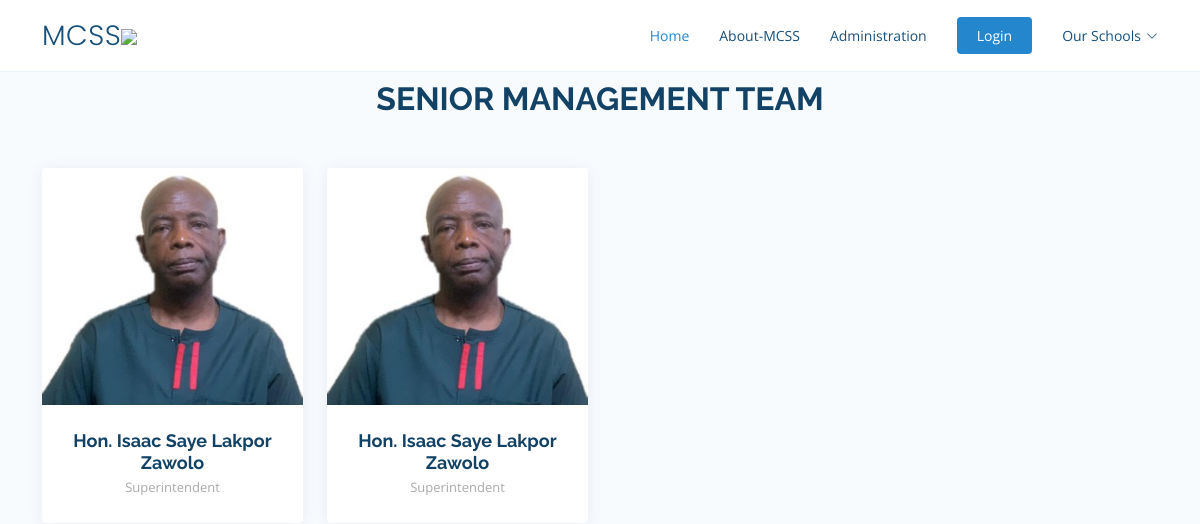
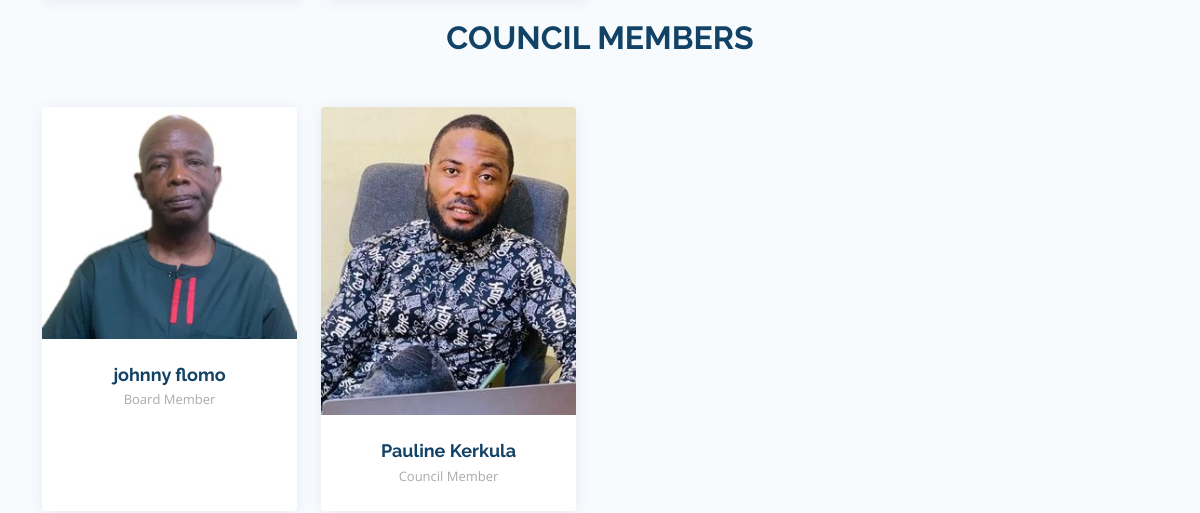
/administration/ (upper part), run on an earlier commit of the app's database (2 pictures, top to bottom).
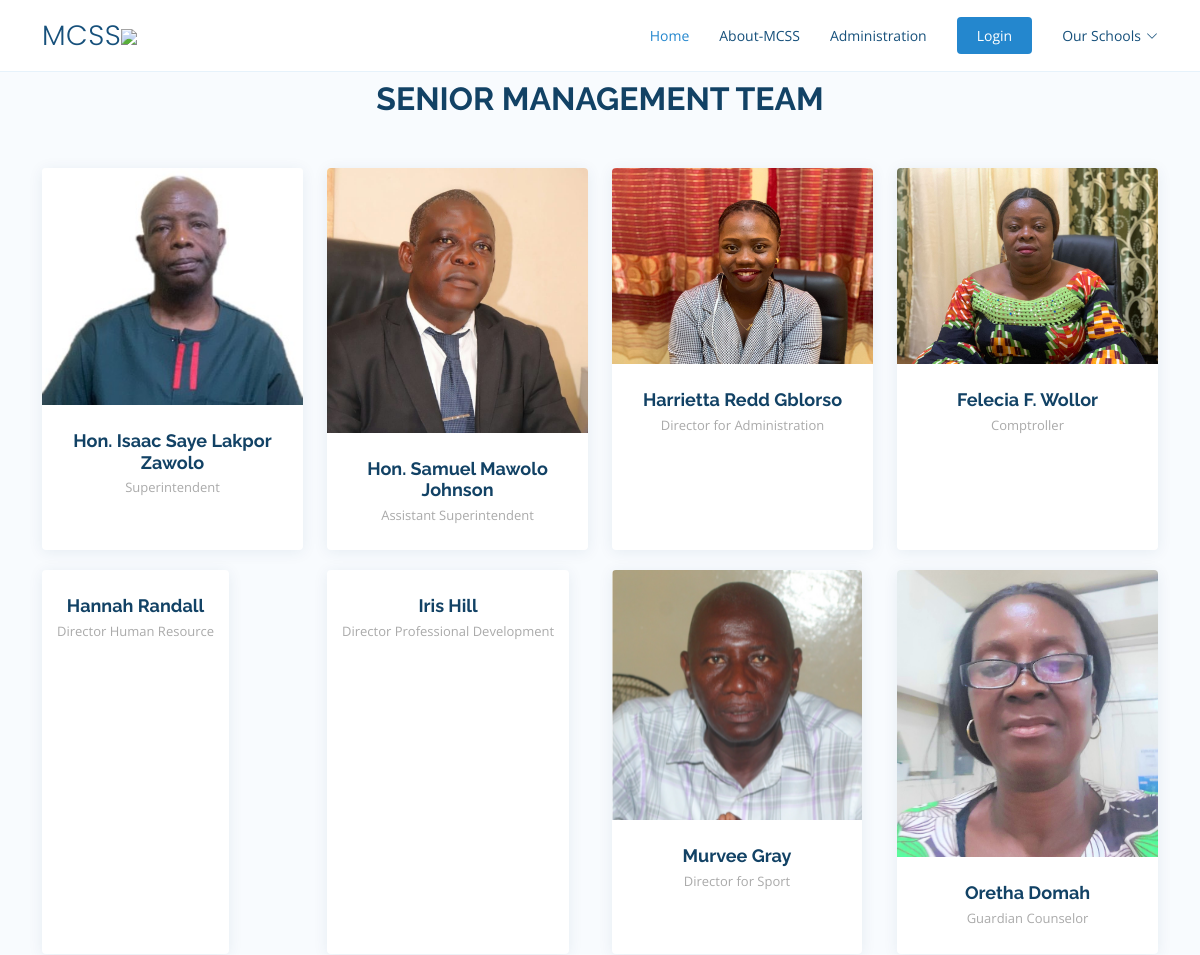
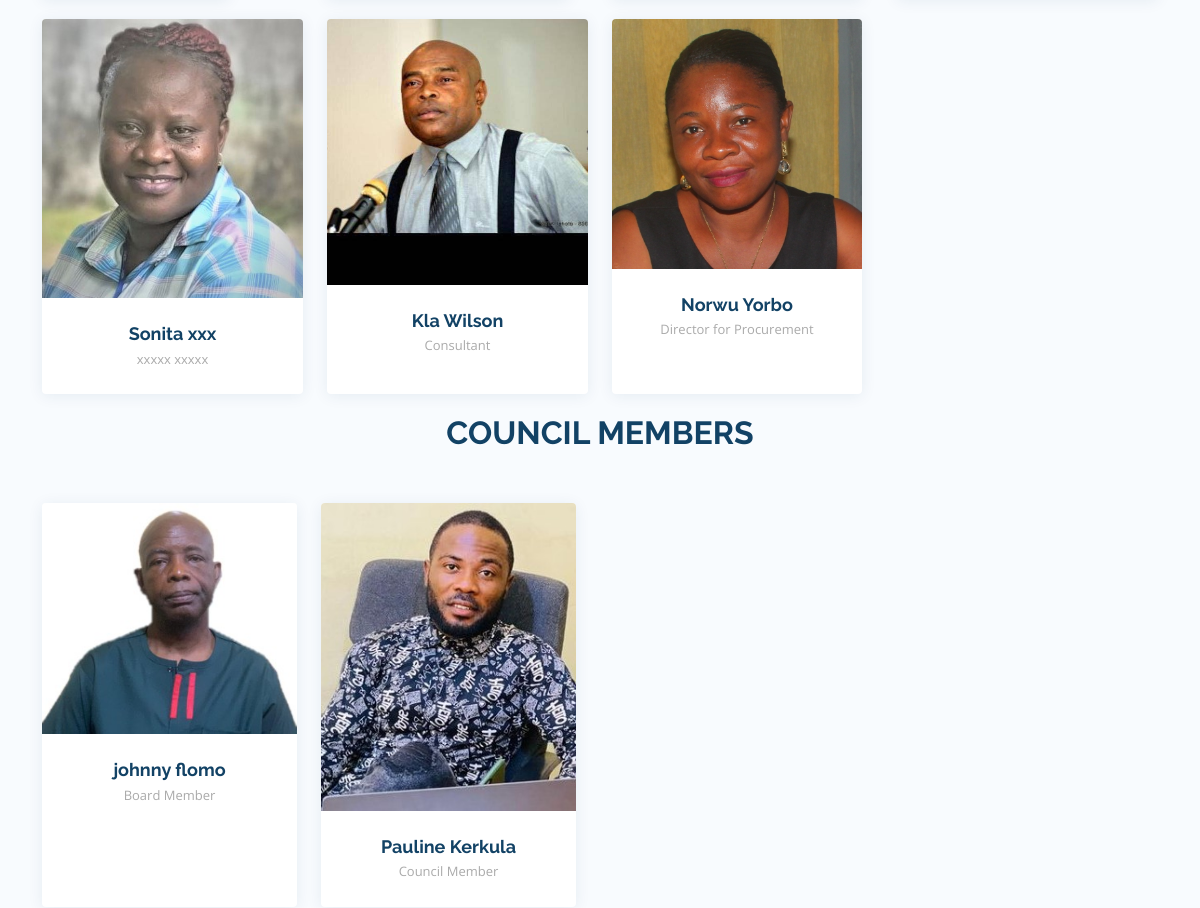
And on a later commit of the database (2 pictures, top to bottom).
### blog/models.py (models this page shows, shortened)
class Sr_Management(models.Model):
    name = models.CharField(max_length=40)
    position = models.CharField(max_length=40)
    image = models.ImageField(upload_to='uploads/', blank=True, null=True)

class Council(models.Model):
    name = models.CharField(max_length=40)
    position = models.CharField(max_length=40)
    image = models.ImageField(upload_to='uploads/', blank=True, null=True)

### core/views.py (the view)
# urls.py: path('administration/', administration, name='administration'),
def administration(request):
    faculty = Sr_Management.objects.all()
    council = Council.objects.all()
    return render(request, 'core/administration.html', {'faculty': faculty, 'council': council })

### core/templates/core/administration.html (shortened to what this page needs)
{% extends 'core/base.html' %}
{% load static %}
{% block content %}
<section id="team" class="team section-bg">
    <div class="container" data-aos="fade-up">
      <div class="section-title">
        <h2>Senior Management Team</h2>
      </div>
      <div class="row">
        {% for faculties in faculty %}
            <div class="col-lg-3 col-md-6 d-flex align-items-stretch" data-aos="fade-up" data-aos-delay="100">
            <div class="member">
                <div class="member-img">
                {% if faculties.image %}
                    <img src="{{ faculties.image.url }}" class="img-fluid" alt="">
                {% endif %}
                </div>
                <div class="member-info">
                <h4>{{ faculties.name }}</h4>
                <span>{{ faculties.position }}</span>
                </div>
            </div>
            </div>
        {% endfor %}
        <div class="section-title">
            <h2>Council Members</h2>
        </div>
        <div class="row">
            {%for councils in council %}
            <div class="col-lg-3 col-md-6 d-flex align-items-stretch" data-aos="fade-up" data-aos-delay="100">
              <div class="member">
                <div class="member-img">
                {%if councils.image %}
                  <img src="{{ councils.image.url }}" class="img-fluid" alt="">
                {% endif %}
                </div>
                <div class="member-info">
                  <h4>{{councils.name}}</h4>
                  <span>{{ councils.position }}</span>
                </div>
              </div>
            </div>
            {% endfor %}
        </div>
    </div>
  </section>
{% endblock %}

What changed in the data, as far as the page shows it:
changed Sr_Management: image: a different picture; name "Hon. Isaac Saye Lakpor Zawolo" → "Hon. Samuel Mawolo Johnson"; position "Superintendent" → "Assistant Superintendent"
added Sr_Management: image (picture), name "Harrietta Redd Gblorso", position "Director for Administration"
added Sr_Management: image (picture), name "Felecia F. Wollor", position "Comptroller"
added Sr_Management: name "Hannah Randall", position "Director Human Resource"
added Sr_Management: name "Iris Hill", position "Director Professional Development"
added Sr_Management: image (picture), name "Murvee Gray", position "Director for Sport"
added Sr_Management: image (picture), name "Oretha Domah", position "Guardian Counselor"
added Sr_Management: image (picture), name "Sonita xxx", position "xxxxx xxxxx"
added Sr_Management: image (picture), name "Kla Wilson", position "Consultant"
added Sr_Management: image (picture), name "Norwu Yorbo", position "Director for Procurement"
